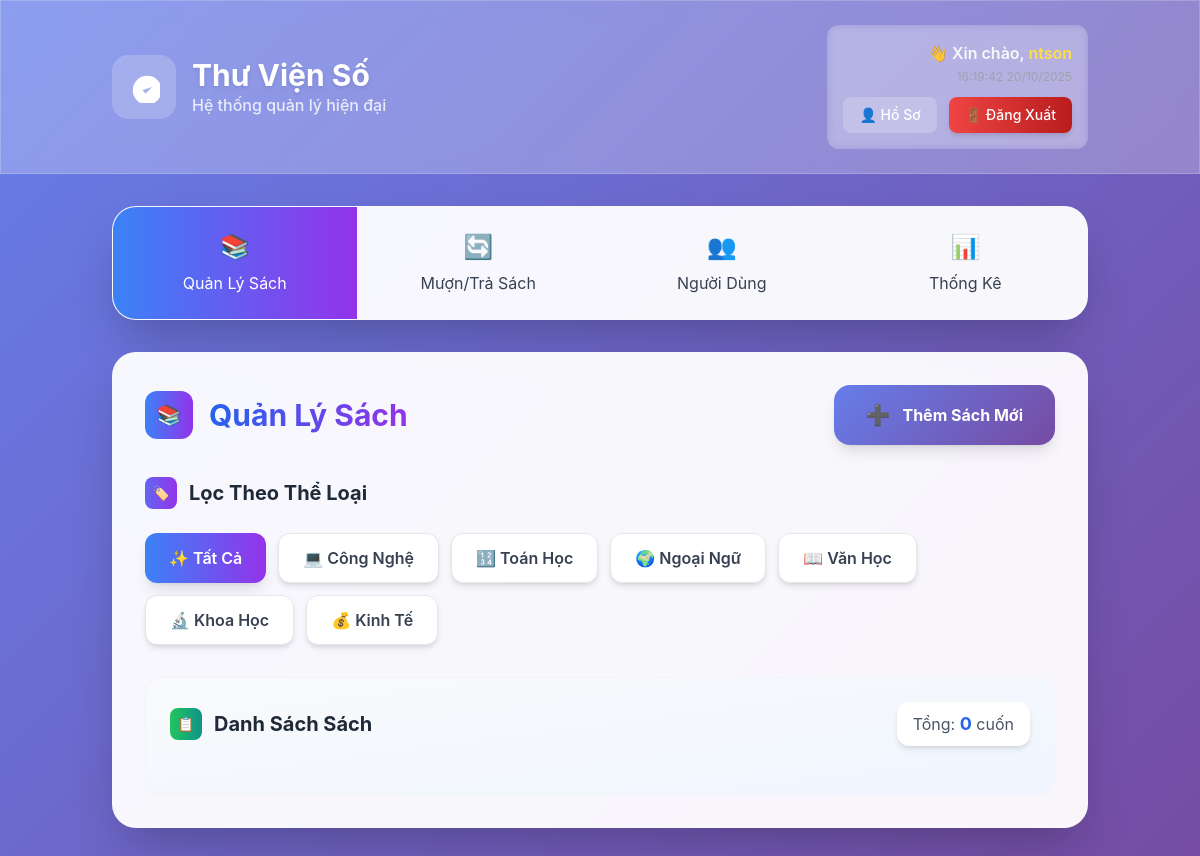
Page /Librarian/managebook/ (signed in) on the earlier database version.
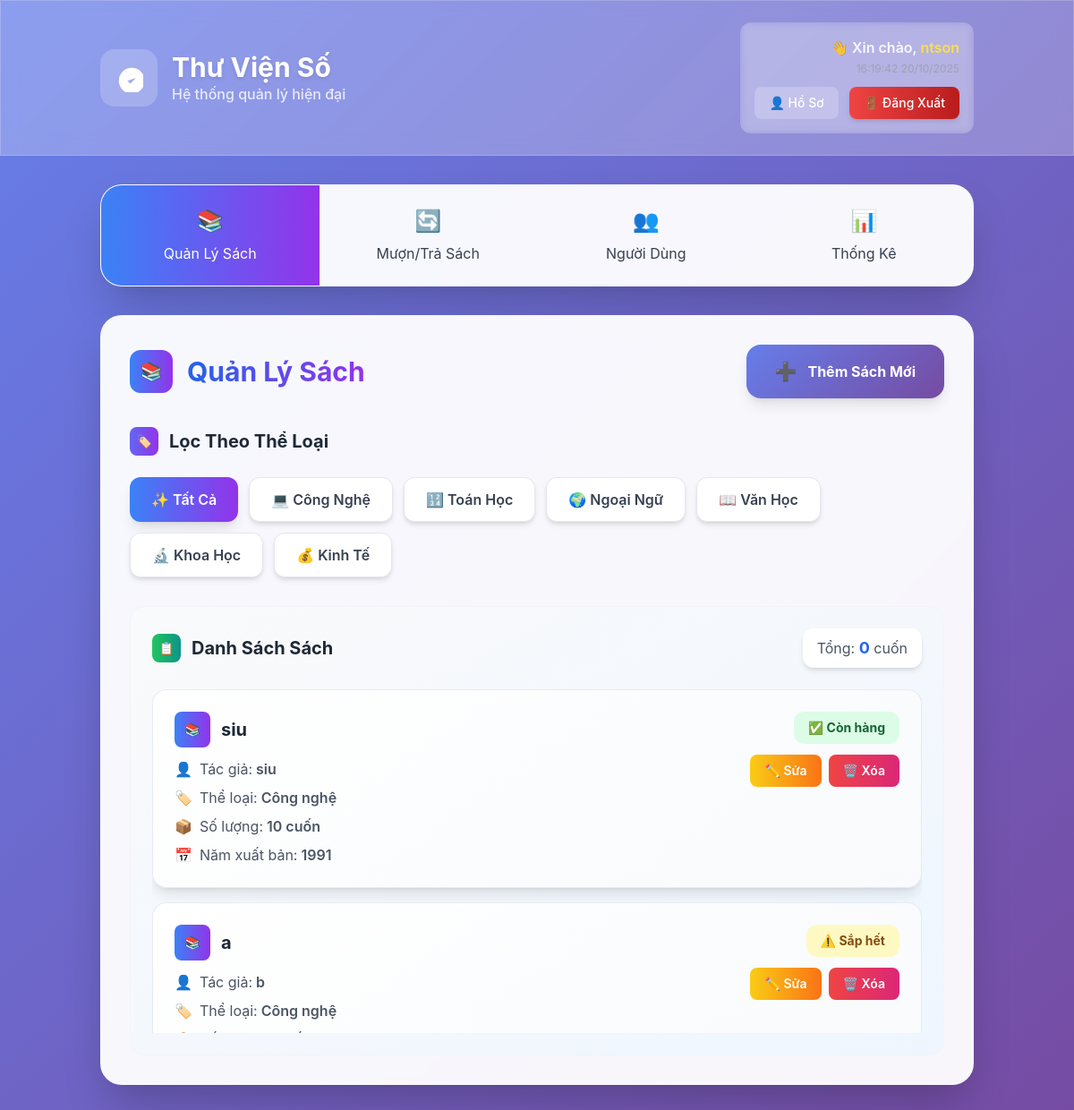
Same page on the later database version.
### Librarian/models.py (models this page shows, shortened)
class Book(models.Model):
    STATUS_CHOICES = [
        ('available', 'Available'),
        ('unavailable', 'Unavailable'),
    ]
    book_id = models.AutoField(primary_key=True)
    title = models.CharField(max_length=255)
    author = models.CharField(max_length=255)
    year = models.IntegerField(blank=True, null=True)
    category = models.CharField(max_length=100, blank=True, null=True)
    quantity = models.PositiveIntegerField(default=0)
    status = models.CharField(max_length=20, choices=STATUS_CHOICES, default='available')
    description = models.TextField(blank=True, null=True)

### Librarian/views.py (the view, shortened to what this page needs)
# urls.py: path('managebook/', views.librarian_dashboard, name='managebook'),
@login_required
def librarian_dashboard(request):
    profile = UserProfile.objects.get(user=request.user)
    if profile.role != 'librarian':
        return redirect('library:home')
    users_only = UserProfile.objects.filter(role='user').order_by("id")
    paginator = Paginator(users_only, 5)
    page_number = request.GET.get("page")
    page_obj = paginator.get_page(page_number)
    books = Book.objects.all()
    categories = Book.objects.values_list('category', flat=True).distinct()
    librarian_name = profile.name or profile.user.username
    records_all = BorrowRecord.objects.select_related("user", "book").all()
    today = now().date()
    for record in records_all:
        if record.due_date and record.due_date < today and record.status == 'borrowed':
            record.status = 'overdue'
            record.save()
    records_borrowed = records_all.filter(status__in=['borrowed', 'overdue'])
    records_ovedue = records_all.filter(status= 'overdue')
    records_history = records_all.filter(status='returned')
    total_borrowed = records_borrowed.count()
    total_history = records_history.count()
    total_books = Book.objects.count()
    context = {
        'users': page_obj.object_list,
        'page_obj': page_obj,
        'books': books,
        'categories': categories,
        'librarian_name': librarian_name,
        'profile': profile,
        'records_borrowed': records_borrowed,
        'records_history': records_history,
        'total_borrowed': total_borrowed,
        'total_history': total_history,
        'total_books': total_books,
        'records_ovedue':records_ovedue,
    }
    return render(request, 'managebook.html', context)

### account/models.py (called while the page is built)
    def get_full_name(self):
        return self.name or self.user.username or self.user.get_full_name()

### Librarian/templates/managebook.html (shortened to what the changed rows need)
{% extends "librarian_dashboard.html" %} {% block content %}
<div
  id="quanLySach"
  class="section bg-white/95 backdrop-blur-sm rounded-3xl shadow-2xl p-8 mb-8 card-hover border border-white/20"
>
  <div class="flex justify-between items-center mb-8">
    <div class="flex items-center space-x-4">
      <h2
        class="text-3xl font-bold bg-gradient-to-r from-blue-600 to-purple-600 bg-clip-text text-transparent"
      >
      </h2>
    </div>
  </div>
  <div
    class="bg-gradient-to-br from-gray-50 to-blue-50 rounded-2xl p-6 border border-gray-100"
  >
    <div
      id="bookList"
      class="max-h-96 overflow-y-auto scrollbar-hide space-y-4"
    >
      {% for book in books %}
      <div
        class="book-item book-card p-6 rounded-2xl shadow-lg hover:shadow-xl transition-all duration-300 fade-in-up"
        data-category="{{ book.category|slugify }}"
      >
        <div class="flex justify-between items-start">
          <div class="flex-1">
            <div class="flex items-center space-x-3 mb-3">
              <div
                class="w-10 h-10 bg-gradient-to-r from-blue-500 to-purple-600 rounded-lg flex items-center justify-center"
              >
                <span class="text-white text-sm"> 📚 </span>
              </div>
              <h4 class="text-xl font-bold text-gray-800">{{ book.title }}</h4>
            </div>
            <div class="space-y-2 text-gray-600">
              <p class="flex items-center">
                <span class="mr-2">👤</span> Tác giả:
                <span class="font-semibold ml-1">{{ book.author }}</span>
              </p>
              <p class="flex items-center">
                <span class="mr-2">🏷️</span> Thể loại:
                <span class="font-semibold ml-1">{{ book.category }}</span>
              </p>
              <p class="flex items-center">
                <span class="mr-2">📦</span> Số lượng:
                <span class="font-semibold ml-1">{{ book.quantity }} cuốn</span>
              </p>
              <p class="flex items-center">
                <span class="mr-2">📅</span> Năm xuất bản:
                <span class="font-semibold ml-1">{{ book.year }}</span>
              </p>
            </div>
          </div>
          <div class="flex flex-col space-y-3 items-end">
            {% if book.quantity > 5 %}
            <span
              class="status-badge bg-green-100 text-green-800 px-4 py-2 rounded-xl text-sm font-bold"
              >✅ Còn hàng</span
            >
            {% elif book.quantity > 0 %}
            <span
              class="status-badge bg-yellow-100 text-yellow-800 px-4 py-2 rounded-xl text-sm font-bold"
              >⚠️ Sắp hết</span
            >
            {% else %}
            <span
              class="status-badge bg-red-100 text-red-800 px-4 py-2 rounded-xl text-sm font-bold"
              >❌ Hết hàng</span
            >
            {% endif %}
            <div class="flex space-x-2">
              <button
                onclick="editBook({{ book.book_id }})"
                class="bg-gradient-to-r from-yellow-400 to-orange-500 text-white px-4 py-2 rounded-lg hover:shadow-lg transition-all duration-300 text-sm font-semibold"
              >
                ✏️ Sửa
              </button>
              <button
                onclick="deleteBook({{ book.book_id }})"
                class="bg-gradient-to-r from-red-500 to-pink-600 text-white px-4 py-2 rounded-lg hover:shadow-lg transition-all duration-300 text-sm font-semibold"
              >
                🗑️ Xóa
              </button>
            </div>
          </div>
        </div>
      </div>
      {% endfor %}
    </div>
  </div>
</div>
{% include "bookstatistics.html" %}
{% endblock %}

Differences in the rows shown:
added Book: title "siu", author "siu", category "Công nghệ", quantity "10", year "1991", shows "✅ Còn hàng"
added Book: title "a", author "b", category "Công nghệ", quantity "⚠️ Sắp hết"
